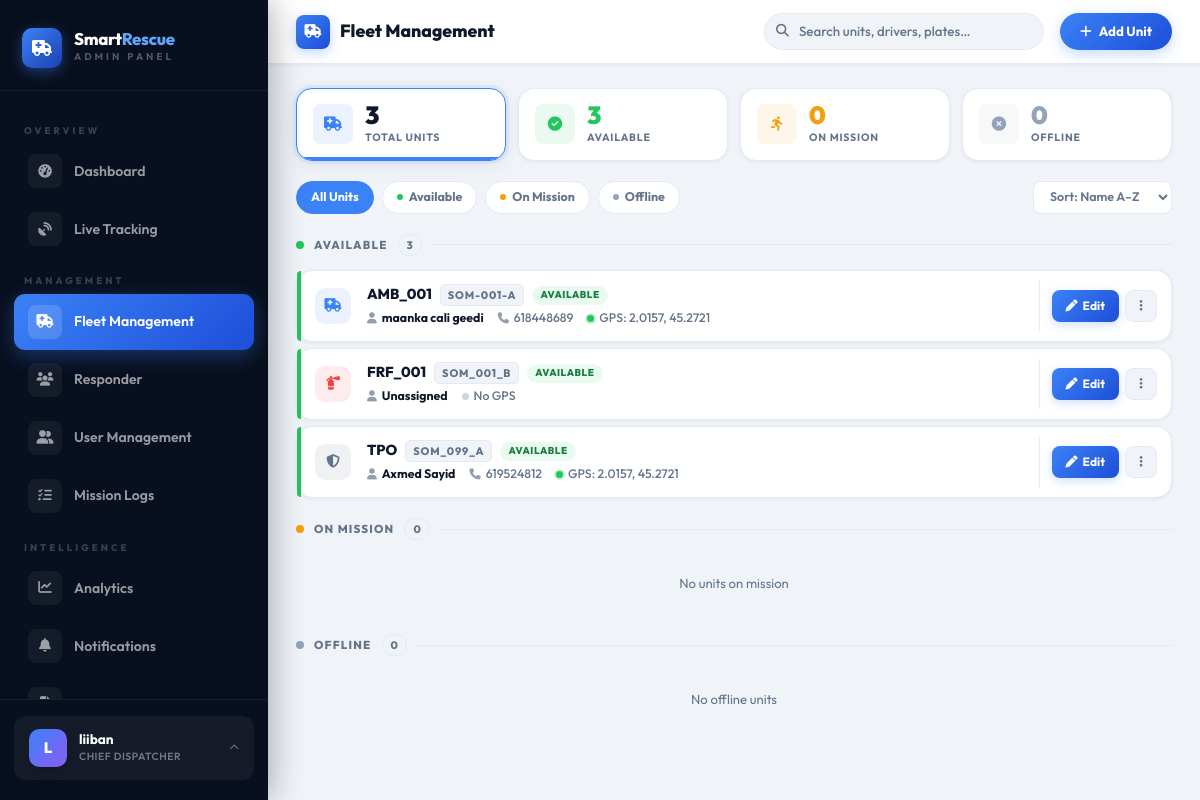
The app's page /admin/fleet.php (signed in) with its own data.
### tables this page shows
CREATE TABLE `system_settings` (
  `id` int(11) NOT NULL AUTO_INCREMENT,
  `setting_key` varchar(100) DEFAULT NULL,
  `setting_value` text DEFAULT NULL,
  `updated_at` timestamp NOT NULL DEFAULT current_timestamp() ON UPDATE current_timestamp(),
  PRIMARY KEY (`id`),
  UNIQUE KEY `setting_key` (`setting_key`)
);

CREATE TABLE `emergency_units` (
  `id` int(11) NOT NULL AUTO_INCREMENT,
  `status` enum('available','busy') DEFAULT 'available',
  `unit_name` varchar(100) DEFAULT NULL,
  `unit_type` varchar(50) DEFAULT NULL,
  `plate_number` varchar(50) DEFAULT NULL,
  `driver_id` int(11) DEFAULT NULL,
  `current_lat` decimal(10,8) DEFAULT NULL,
  `current_lng` decimal(11,8) DEFAULT NULL,
  PRIMARY KEY (`id`)
);

CREATE TABLE `users` (
  `id` int(11) NOT NULL AUTO_INCREMENT,
  `fullname` varchar(100) NOT NULL,
  `phone` varchar(20) NOT NULL,
  `email` varchar(100) NOT NULL,
  `password` varchar(255) NOT NULL,
  `created_at` timestamp NOT NULL DEFAULT current_timestamp(),
  `role` varchar(50) NOT NULL DEFAULT 'user',
  `profile_image` varchar(255) DEFAULT NULL,
  `dark_mode` tinyint(1) DEFAULT 0,
  `medical_info` text DEFAULT NULL,
  `emergency_contacts` text DEFAULT NULL,
  `current_lat` decimal(10,8) DEFAULT NULL,
  `current_lng` decimal(11,8) DEFAULT NULL,
  `location_updated_at` timestamp NOT NULL DEFAULT current_timestamp() ON UPDATE current_timestamp(),
  `language` varchar(10) DEFAULT 'en',
  `date_format` varchar(10) DEFAULT 'dmy',
  `gps_enabled` tinyint(1) DEFAULT 1,
  `share_live_location` tinyint(1) DEFAULT 1,
  `location_history` tinyint(1) DEFAULT 0,
  `vibration_enabled` tinyint(1) DEFAULT 1,
  `notifications_enabled` tinyint(1) DEFAULT 1,
  `gps_access` tinyint(1) DEFAULT 1,
  `live_sos_location` tinyint(1) DEFAULT 1,
  `time_format_24h` tinyint(1) DEFAULT 1,
  `sound_alerts` tinyint(1) DEFAULT 1,
  `emergency_updates` tinyint(1) DEFAULT 1,
  `location_sharing` tinyint(1) DEFAULT 1,
  `auto_gps_tracking` tinyint(1) DEFAULT 1,
  `session_timeout` varchar(20) DEFAULT '30',
  `birth_date` date DEFAULT NULL,
  `gender` varchar(10) DEFAULT NULL,
  `last_session_id` varchar(255) DEFAULT NULL,
  PRIMARY KEY (`id`),
  UNIQUE KEY `email` (`email`)
);

### admin/includes/lang.php (called while the page is built, shortened)
<?php
if (!isset($sys_lang)) {
    $sys_lang = 'en';
    if (isset($conn)) {
        if (function_exists('get_setting')) {
            $sys_lang = get_setting($conn, 'language', 'en');
        } else {
            $_lang_res = mysqli_query($conn, "SELECT setting_value FROM system_settings WHERE setting_key='language' LIMIT 1");
            if ($_lang_res && $_lang_row = mysqli_fetch_assoc($_lang_res)) {
                $sys_lang = $_lang_row['setting_value'] ?: 'en';
            }
        }
    }
}
function t($key) {
    global $translations, $sys_lang;
    $lang = $sys_lang ?? 'en';
    if (isset($translations[$lang][$key])) {
        return $translations[$lang][$key];
    }
    return $key;
}
?>

### admin/fleet.php (the view, shortened to what this page needs)
<?php
require_once '../config/db.php';
$query = "SELECT e.*, u.fullname as driver_name, u.phone as driver_phone
          FROM emergency_units e
          LEFT JOIN users u ON e.driver_id = u.id
          ORDER BY FIELD(e.status,'available','busy','offline'), e.unit_name ASC";
$result = mysqli_query($conn, $query);
$units = [];
while ($row = mysqli_fetch_assoc($result)) $units[] = $row;
$total    = count($units);
$available = count(array_filter($units, fn($u) => strtolower($u['status']) === 'available'));
$busy      = count(array_filter($units, fn($u) => strtolower($u['status']) === 'busy'));
$offline   = count(array_filter($units, fn($u) => strtolower($u['status']) === 'offline'));
$grouped = [
    'available' => array_filter($units, fn($u) => strtolower($u['status']) === 'available'),
    'busy'      => array_filter($units, fn($u) => strtolower($u['status']) === 'busy'),
    'offline'   => array_filter($units, fn($u) => strtolower($u['status']) === 'offline'),
];
?>
<!DOCTYPE html>
<html lang="en">
<head>
<link rel="stylesheet" href="https://cdnjs.cloudflare.com/ajax/libs/font-awesome/6.5.0/css/all.min.css">
<link rel="stylesheet" href="https://cdn.jsdelivr.net/npm/bootstrap@5.3.2/dist/css/bootstrap.min.css">
</head>
<body>
<?php include 'includes/sidebar.php'; ?>
<div class="main-wrapper">
  <header class="fleet-topbar">
    <div class="fleet-topbar-title">
      <i class="fa fa-truck-medical"></i>
      Fleet Management
    </div>
    <div class="topbar-search">
      <input type="text" id="search-input" placeholder="Search units, drivers, plates…" oninput="doSearch()" autocomplete="off">
    </div>
    <a href="add_unit.php" class="btn-add-unit">
      <i class="fa fa-plus"></i> Add Unit
    </a>
  </header>
  <div class="fleet-body">
    <div class="fleet-left" id="fleet-left">
      <div class="stat-strip">
        <div class="stat-card active" id="stat-all" onclick="filterStatus('all', this, '')">
          <div class="stat-icon" style="background:rgba(59,130,246,.1);color:#3b82f6"><i class="fa fa-truck-medical"></i></div>
          <div>
            <div class="stat-num"><?= $total ?></div>
            <div class="stat-label">Total Units</div>
          </div>
        </div>
        <div class="stat-card" id="stat-available" onclick="filterStatus('available', this, 'active-green')">
          <div class="stat-icon" style="background:var(--green-bg);color:var(--green)"><i class="fa fa-circle-check"></i></div>
          <div>
            <div class="stat-num" style="color:var(--green)"><?= $available ?></div>
            <div class="stat-label">Available</div>
          </div>
        </div>
        <div class="stat-card" id="stat-busy" onclick="filterStatus('busy', this, 'active-amber')">
          <div class="stat-icon" style="background:var(--amber-bg);color:var(--amber)"><i class="fa fa-person-running"></i></div>
          <div>
            <div class="stat-num" style="color:var(--amber)"><?= $busy ?></div>
            <div class="stat-label">On Mission</div>
          </div>
        </div>
        <div class="stat-card" id="stat-offline" onclick="filterStatus('offline', this, 'active-gray')">
          <div class="stat-icon" style="background:var(--gray-bg);color:var(--gray)"><i class="fa fa-circle-xmark"></i></div>
          <div>
            <div class="stat-num" style="color:var(--gray)"><?= $offline ?></div>
            <div class="stat-label">Offline</div>
          </div>
        </div>
      </div>
      <div class="filter-row">
        <button class="filter-pill active" id="fp-all" onclick="filterStatus('all', document.getElementById('stat-all'), '')">
          All Units
        </button>
        <button class="filter-pill" id="fp-available" onclick="filterStatus('available', document.getElementById('stat-available'), 'active-green')">
          <span class="dot" style="background:var(--green)"></span> Available
        </button>
        <button class="filter-pill" id="fp-busy" onclick="filterStatus('busy', document.getElementById('stat-busy'), 'active-amber')">
          <span class="dot" style="background:var(--amber)"></span> On Mission
        </button>
        <button class="filter-pill" id="fp-offline" onclick="filterStatus('offline', document.getElementById('stat-offline'), 'active-gray')">
          <span class="dot" style="background:var(--gray)"></span> Offline
        </button>
        <select class="sort-select" onchange="sortUnits(this.value)">
          <option value="name">Sort: Name A–Z</option>
        </select>
      </div>
      <?php if (empty($units)): ?>
      <div class="empty-state">
        <i class="fa fa-truck-medical"></i>
        <p>No units registered yet. <a href="add_unit.php">Add your first unit →</a></p>
      </div>
      <?php else: ?>
      <div class="group-section" id="group-available" data-group="available">
        <div class="group-header">
          <span class="group-dot" style="background:var(--green)"></span>
          <span class="group-title">Available</span>
          <span class="group-count"><?= count($grouped['available']) ?></span>
          <span class="group-line"></span>
        </div>
        <?php foreach ($grouped['available'] as $u): ?>
          <?php echo renderUnitCard($u); ?>
        <?php endforeach; ?>
      </div>
      <div class="group-section" id="group-busy" data-group="busy">
        <div class="group-header">
          <span class="group-dot" style="background:var(--amber)"></span>
          <span class="group-title">On Mission</span>
          <span class="group-count"><?= count($grouped['busy']) ?></span>
          <span class="group-line"></span>
        </div>
        <?php if (empty($grouped['busy'])): ?>
          <div style="text-align:center;padding:20px;font-size:.82rem;color:var(--muted)">No units on mission</div>
        <?php endif; ?>
      </div>
      <div class="group-section" id="group-offline" data-group="offline">
        <div class="group-header">
          <span class="group-dot" style="background:var(--gray)"></span>
          <span class="group-title">Offline</span>
          <span class="group-count"><?= count($grouped['offline']) ?></span>
          <span class="group-line"></span>
        </div>
        <?php if (empty($grouped['offline'])): ?>
          <div style="text-align:center;padding:20px;font-size:.82rem;color:var(--muted)">No offline units</div>
        <?php endif; ?>
      </div>
      <?php endif; ?>
    </div>
  </div>
</div>
</body>
</html>
<?php
function renderUnitCard($u) {
    $status   = strtolower($u['status'] ?? 'offline');
    $type     = strtolower($u['unit_type'] ?? 'ambulance');
    $isFire   = str_contains($type, 'fire');
    $isPolice = str_contains($type, 'police');
    $iconClass = $isFire ? 'ico-fire' : ($isPolice ? 'ico-police' : 'ico-ambulance');
    $icon      = $isFire ? 'fa-fire-extinguisher' : ($isPolice ? 'fa-shield-halved' : 'fa-truck-medical');
    $hasGPS    = !empty($u['current_lat']) && !empty($u['current_lng']);
    $driverName = htmlspecialchars($u['driver_name'] ?? 'Unassigned');
    $phone      = htmlspecialchars($u['driver_phone'] ?? '—');
    $gpsLabel   = $hasGPS
        ? round($u['current_lat'],4).', '.round($u['current_lng'],4)
        : 'No signal';
    $search = strtolower(($u['unit_name']??'').' '.($u['driver_name']??'').' '.($u['plate_number']??'').' '.$type);
    $jsonData = json_encode($u, JSON_HEX_APOS | JSON_HEX_QUOT);
    $dropId = 'drop-'.$u['id'];
    ob_start(); ?>
<div class="unit-card s-<?= $status ?>"
     data-status="<?= $status ?>"
     data-search="<?= htmlspecialchars($search) ?>">
  <div class="uc-icon">
    <div class="uc-icon-inner <?= $iconClass ?>"><i class="fa <?= $icon ?>"></i></div>
  </div>
  <div class="uc-info">
    <div class="uc-top">
      <span class="uc-name"><?= htmlspecialchars($u['unit_name']) ?></span>
      <span class="uc-plate"><?= htmlspecialchars($u['plate_number']) ?></span>
      <span class="uc-status-pill pill-<?= $status ?>">
        <?= $status === 'busy' ? 'On Mission' : ucfirst($status) ?>
      </span>
    </div>
    <div class="uc-meta">
      <span class="uc-meta-item">
        <i class="fa fa-user"></i>
        <strong><?= $driverName ?></strong>
      </span>
      <?php if ($u['driver_phone']): ?>
      <span class="uc-meta-item">
        <i class="fa fa-phone"></i>
        <?= $phone ?>
      </span>
      <?php endif; ?>
      <span class="uc-meta-item">
        <span class="gps-dot <?= $hasGPS ? 'gps-live' : 'gps-none' ?>"></span>
        <?= $hasGPS ? 'GPS: '.$gpsLabel : 'No GPS' ?>
      </span>
    </div>
  </div>
  <div class="uc-actions">
    <button class="uca-btn uca-primary" onclick='openEdit(<?= $jsonData ?>)'>
      <i class="fa fa-pen"></i> Edit
    </button>
    <div class="uc-dropdown" id="<?= $dropId ?>">
      <button class="uca-btn uca-icon" onclick="toggleDropdown('<?= $dropId ?>')" title="More options">
        <i class="fa fa-ellipsis-vertical"></i>
      </button>
    </div>
  </div>
</div>
<?php return ob_get_clean();
}
?>

### admin/includes/sidebar.php (shortened to what this page needs)
<?php
$current_page = basename($_SERVER['PHP_SELF']);
function navActive($page, $current) {
    return $page === $current ? 'active' : '';
}
if (!function_exists('t')) {
    require_once __DIR__ . '/lang.php';
}
?>
<aside class="sidebar">
    <a href="index.php" class="sidebar-brand">
        <div class="sidebar-brand-icon"><i class="fa fa-truck-medical"></i></div>
        <div>
            <div class="sidebar-brand-text">Smart<span>Rescue</span></div>
            <div class="sidebar-brand-sub"><?= t('Admin Panel') ?></div>
        </div>
    </a>
    <nav class="sidebar-nav">
        <div class="nav-section-label"><?= t('Overview') ?></div>
        <a href="index.php" class="nav-item-link <?= navActive('index.php', $current_page) ?>">
            <span class="nav-icon"><i class="fa fa-gauge-high"></i></span>
            <?= t('Dashboard') ?>
        </a>
        <a href="live-tracking.php" class="nav-item-link <?= navActive('live-tracking.php', $current_page) ?>">
            <span class="nav-icon"><i class="fa fa-satellite-dish"></i></span>
            <?= t('Live Tracking') ?>
        </a>
        <div class="nav-section-label"><?= t('Management') ?></div>
        <a href="fleet.php" class="nav-item-link <?= navActive('fleet.php', $current_page) ?>">
            <span class="nav-icon"><i class="fa fa-truck-medical"></i></span>
            <?= t('Fleet Management') ?>
        </a>
        <a href="team.php" class="nav-item-link <?= navActive('team.php', $current_page) ?>">
            <span class="nav-icon"><i class="fa fa-users"></i></span>
            <?= t('Responder') ?>
        </a>
        <a href="users.php" class="nav-item-link <?= navActive('users.php', $current_page) ?>">
            <span class="nav-icon"><i class="fa fa-user-group"></i></span>
            <?= t('User Management') ?>
        </a>
        <a href="view-requests.php" class="nav-item-link <?= navActive('view-requests.php', $current_page) ?>">
            <span class="nav-icon"><i class="fa fa-list-check"></i></span>
            <?= t('Mission Logs') ?>
        </a>
        <div class="nav-section-label"><?= t('Intelligence') ?></div>
        <a href="analytics.php" class="nav-item-link <?= navActive('analytics.php', $current_page) ?>">
            <span class="nav-icon"><i class="fa fa-chart-line"></i></span>
            <?= t('Analytics') ?>
        </a>
        <a href="notifications.php" class="nav-item-link <?= navActive('notifications.php', $current_page) ?>">
            <span class="nav-icon"><i class="fa fa-bell"></i></span>
            <?= t('Notifications') ?>
        </a>
        <a href="reports.php" class="nav-item-link <?= navActive('reports.php', $current_page) ?>">
            <span class="nav-icon"><i class="fa fa-file-lines"></i></span>
        </a>
    </nav>
    <div class="sidebar-footer">
        <div class="profile-dropdown-wrapper" id="pddWrapper">
            <div class="admin-profile-card" id="pddTrigger" role="button" aria-haspopup="true" aria-expanded="false">
                <div style="display:flex; align-items:center; gap:12px;">
                    <div class="admin-avatar">
                        <?php if(!empty($_SESSION['profile_image'])): ?>
                            <img src="../<?= htmlspecialchars($_SESSION['profile_image']) ?>" style="width:100%;height:100%;object-fit:cover;" alt="avatar">
                        <?php else: ?>
                            <?= strtoupper(substr($_SESSION['fullname'] ?? 'A', 0, 1)) ?>
                        <?php endif; ?>
                    </div>
                    <div>
                        <div class="admin-name"><?= htmlspecialchars($_SESSION['fullname'] ?? 'Admin') ?></div>
                        <div class="admin-role">Chief Dispatcher</div>
                    </div>
                </div>
                <i class="fa fa-chevron-up pdd-chevron" aria-hidden="true"></i>
            </div>
        </div>
    </div>
</aside>

### records on screen
system_settings: setting_value "ADMIN PANEL", setting_value "OVERVIEW", setting_value "Dashboard", setting_value "Live Tracking", setting_value "MANAGEMENT", setting_value "Fleet Management", setting_value "Responder", setting_value "User Management", setting_value "Mission Logs", setting_value "INTELLIGENCE", setting_value "Analytics", setting_value "Notifications"
emergency_units: unit_name "AMB_001", plate_number "SOM-001-A", status "AVAILABLE", users.fullname "maanka cali geedi", users.phone "618448689", gpsLabel "2.0157, 45.2721"
emergency_units: unit_name "FRF_001", plate_number "SOM_001_B", status "AVAILABLE", driverName "Unassigned", shows "No GPS"
emergency_units: unit_name "TPO", plate_number "SOM_099_A", status "AVAILABLE", users.fullname "Axmed Sayid", users.phone "619524812", gpsLabel "2.0157, 45.2721"

### other values on screen
substr($_SESSION['fullname'] ?? 'A', 0, 1) "L"
$_SESSION['fullname'] "liiban"
$total "3"
$available "3"
$busy "0"
$offline "0"
count($grouped['available']) "3"
count($grouped['busy']) "0"
count($grouped['offline']) "0"
